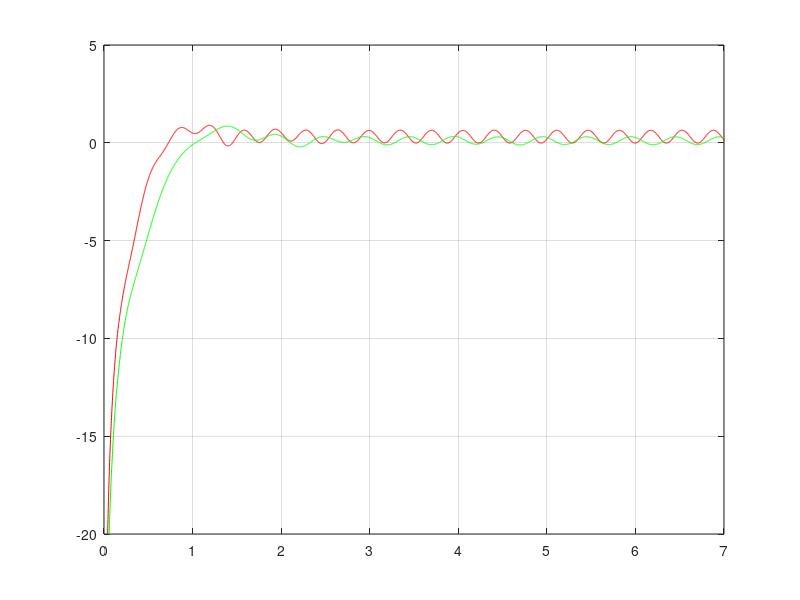

Write the MATLAB code that produced this figure.
% Exploring IIR filterbank
	
min_hz = 20;
fs = 48000;
n_per_octave = 1;
q = 2^(1/n_per_octave);
fcs = min_hz / fs * 2;
while 1
	fnext = fcs(end) * q;
	if fnext*q >= 1, break; end
		fcs = [fcs; fnext];
end
fcs
	B = length(fcs);

clf;
if 0
sum_hh = []
for fc = fcs'
	assert(isscalar(fc));
	[b,a] = butter(1, [fc/q fc*q]);
	[h, w] = freqz(b, a);
	hh = abs(h).^2;
	if isempty(sum_hh)
		sum_hh = hh;
		semilogx(w/pi, pow2db(hh)), hold on;
		title(sprintf('%d per octave, order = 2 x 1', n_per_octave));
	else
		sum_hh = sum_hh + h;
		semilogx(w/pi, pow2db(hh));
	end
end
		semilogx(w/pi, pow2db(sum_hh), 'r');
end		


	% Test sound
		f_hz = 100;
		f = f_hz / fs * 2;
		[Y, I] = min(abs(fcs - f));
		N = round(fs / f_hz * 24);
		for inbetween = [0 1]
			if inbetween
				f = fcs(I);
			else
				f = sqrt(fcs(I) * fcs(I+1));
			end
			f_hz = f / 2 * fs;
			period = fs / f_hz;
			x = sin(2*pi*[0:N-1]'/period);
			total_power = zeros(N, 1);
			for b_ix = [1:B]
				fc = fcs(b_ix);
				% Bandpass
				[b,a] = butter(2, [fc/q fc*q]);
				band_power = filter(b, a, x).^2;
				% low-pass the band power
				[b,a] = butter(1, fc);
				smoothed_band_power = filter(b, a, band_power);
				total_power = total_power + smoothed_band_power;
			end
			if inbetween
				total_power_inbetween = total_power;
			else
				total_power_at = total_power;
			end
		end
	figure(1)
	period = 2 / fcs(I);
	plot([0:N-1]/period, pow2db(total_power_at), 'r', [0:N-1]/period, pow2db(total_power_inbetween), 'g'), grid;
	axis([0 7 -20 5]);
	
		
